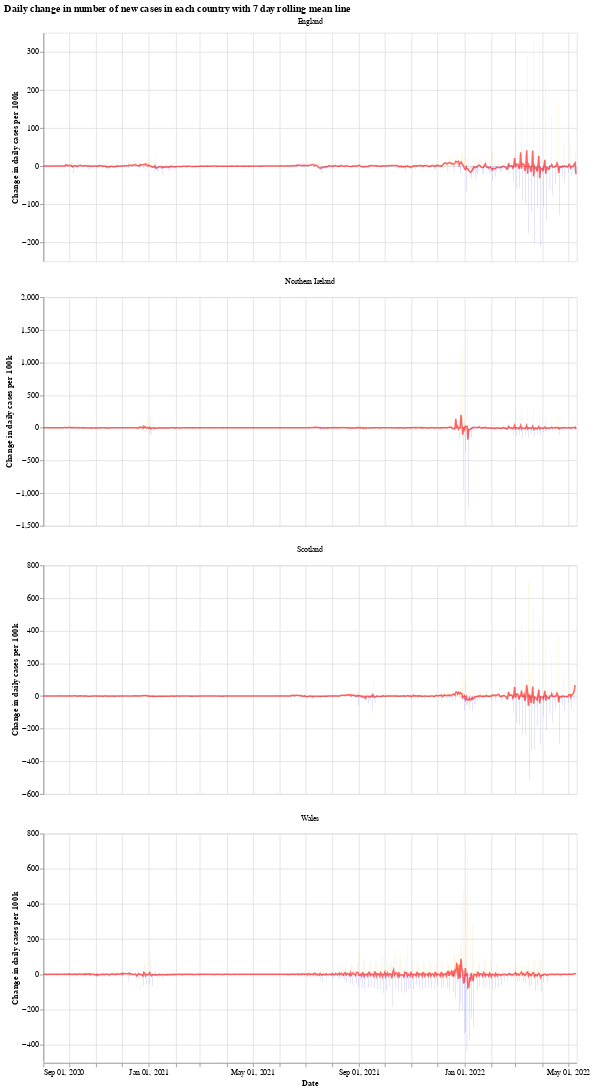

Notebook code cell kept with this figure:
### Markdown cell above
We will use the Python library `Altair` for visualising the data, see the [altair docs](https://altair-viz.github.io/) for more information.

First we have a graph which shows the daily change in the number of new cases for each country. This number jumps up and down all over the place, which is likely due to delay in reporting of new cases over the weekend. Another interesting thing is that it looks like the daily cases in Wales experienced a much shorter period of calm over the summer (calm in the sense of daily cases not jumping up and down).

The orange bars are days when the number of new cases (per 100k population) was more than the previous day, while the blue are days when the number of new cases dropped. The red line is the 7 day moving average. 

When the moving average line is below 0, it means that there is a consistent drop in new cases. We can see this clearly happening around the times that lockdowns were introduced (though, to varying degrees). I will update the graphs soon with a marker of when each lockdown started.

### Code cell
# collapse
import altair as alt

bars = alt.Chart(uk_cases).mark_bar().encode(
    x=alt.X("yearmonthdate(date):T", axis=alt.Axis(title='Date')),
    y=alt.Y("casesChangeRate:Q", axis=alt.Axis(title='Change in daily cases per 100k')),
    tooltip='casesChange',
    color=alt.condition(
        alt.datum.casesChangeRate > 0,
        alt.value("orange"),  # The positive color
        alt.value("blue")  # The negative color
    )
).properties(title='Daily change in number of new cases with 7 day rolling mean',width=700).interactive()

line = alt.Chart(uk_cases).mark_line(
    color='red',
    size=2,
    opacity=0.6
).transform_window(
    rolling_mean='mean(casesChangeRate)',
    frame=[0, 7],
    groupby=['areaName']
).encode(
    x='yearmonthdate(date):T',
    y='rolling_mean:Q'
)

alt.layer(bars, line, data=uk_cases).facet(alt.Column(
    'areaName', title=''), columns=1).resolve_scale(y='independent').properties(title='Daily change in number of new cases in each country with 7 day rolling mean line')

### Figure 1 — Vega-Lite specification as saved in the notebook (floating-point values rounded to 4 significant figures; data arrays with more than 128 entries replaced by an {"elided": "..."} marker saying what was removed)
{"config": {"view": {"continuousWidth": 400, "continuousHeight": 300}}, "data": {"name": "data-30cf07e38d11ab0a5ecbfa82d16d62a0"}, "facet": {"type": "nominal", "field": "areaName", "title": ""}, "spec": {"layer": [{"mark": "bar", "encoding": {"color": {"condition": {"value": "orange", "test": "(datum.casesChangeRate > 0)"}, "value": "blue"}, "tooltip": {"type": "quantitative", "field": "casesChange"}, "x": {"type": "temporal", "axis": {"title": "Date"}, "field": "date", "timeUnit": "yearmonthdate"}, "y": {"type": "quantitative", "axis": {"title": "Change in daily cases per 100k"}, "field": "casesChangeRate"}}, "selection": {"selector001": {"type": "interval", "bind": "scales", "encodings": ["x", "y"]}}, "title": "Daily change in number of new cases with 7 day rolling mean", "width": 700}, {"mark": {"type": "line", "color": "red", "opacity": 0.6, "size": 2}, "encoding": {"x": {"type": "temporal", "field": "date", "timeUnit": "yearmonthdate"}, "y": {"type": "quantitative", "field": "rolling_mean"}}, "transform": [{"window": [{"op": "mean", "field": "casesChangeRate", "as": "rolling_mean"}], "frame": [0, 7], "groupby": ["areaName"]}]}]}, "columns": 1, "resolve": {"scale": {"y": "independent"}}, "title": "Daily change in number of new cases in each country with 7 day rolling mean line", "$schema": "https://vega.github.io/schema/vega-lite/v4.8.1.json", "datasets": {"data-30cf07e38d11ab0a5ecbfa82d16d62a0": {"elided": "2467 records"}}}
